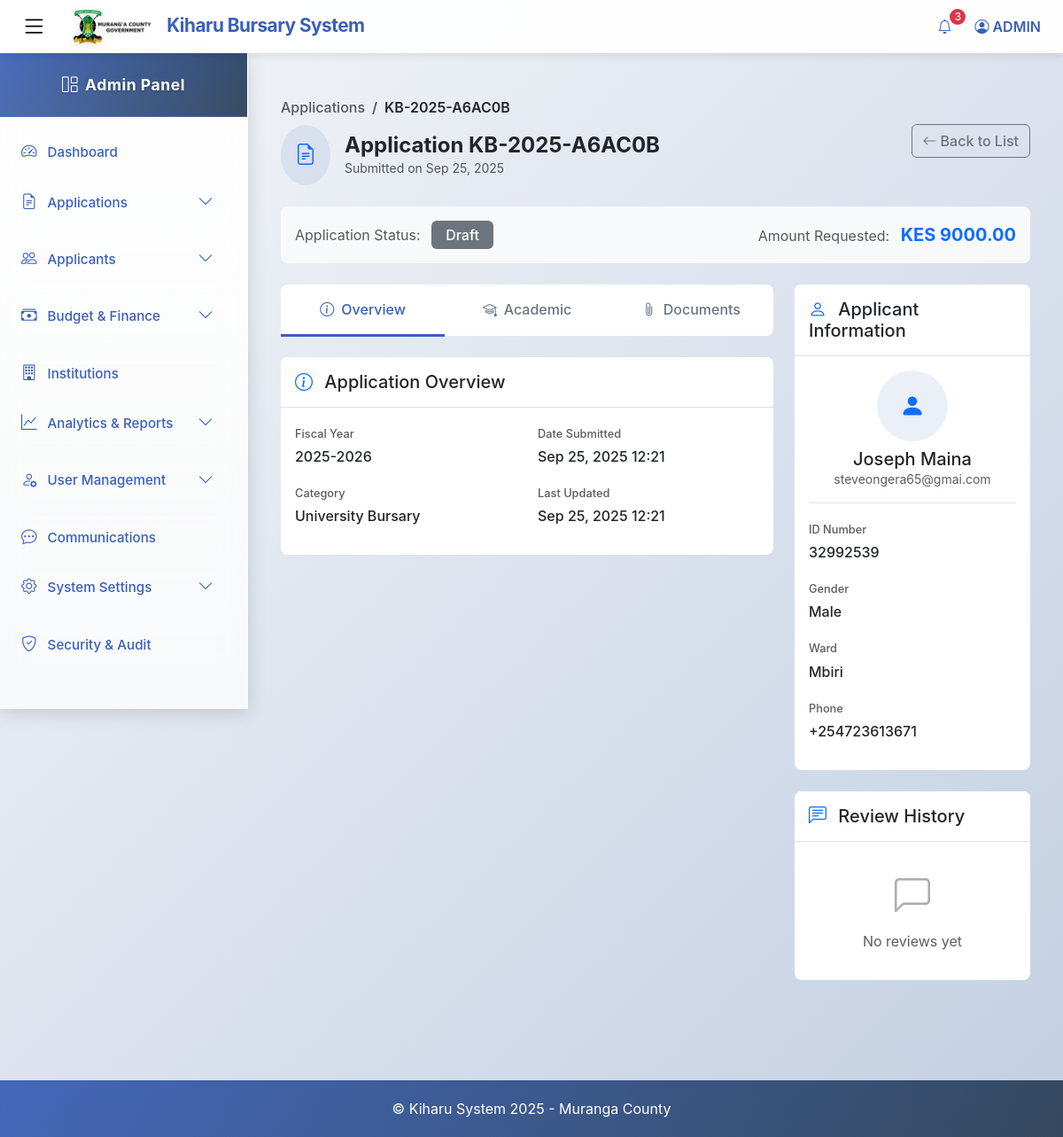
The page /applications/224/ (signed in) on the database as committed earlier.
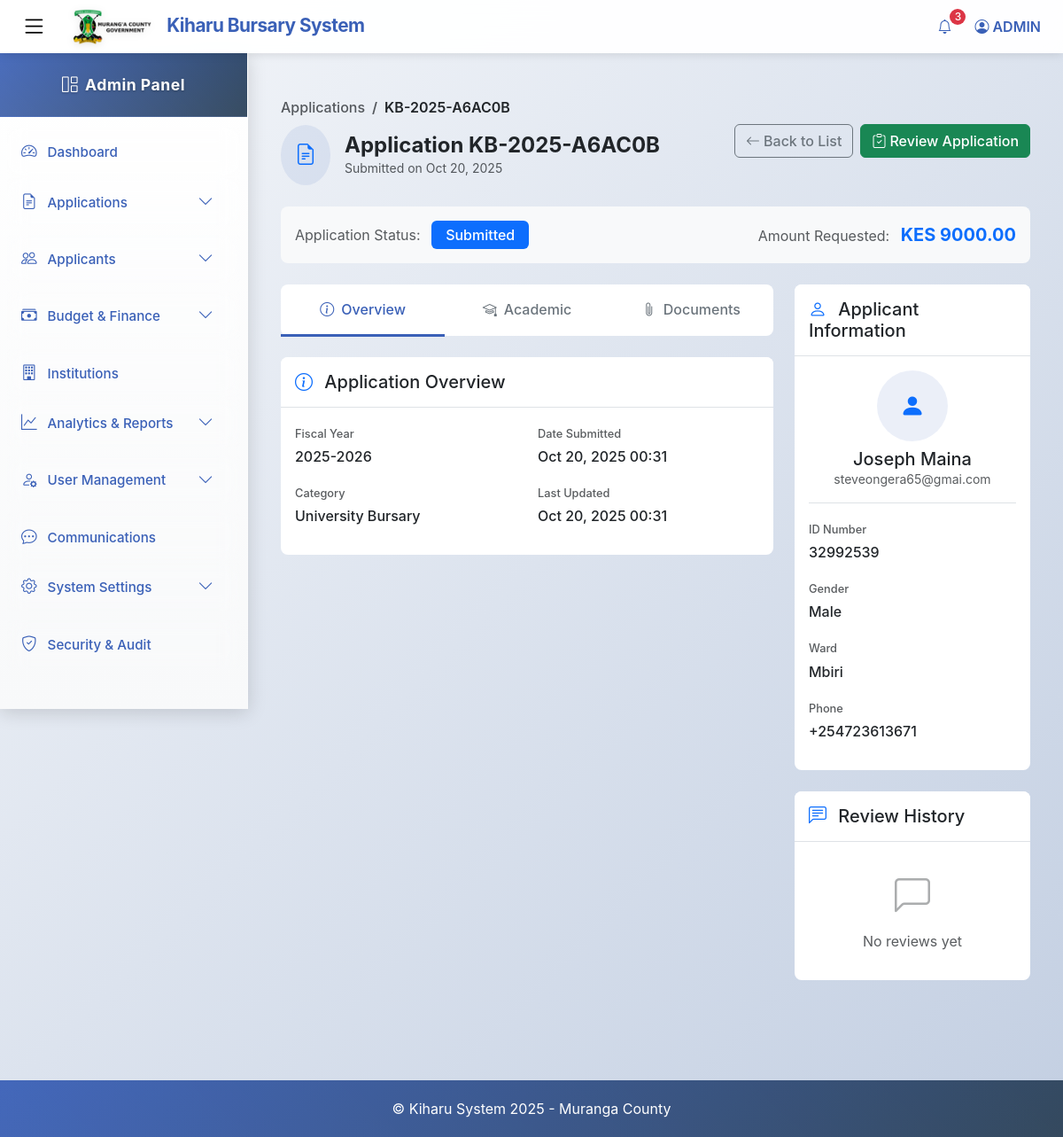
The same page on the database as committed later.
### kiharu_system/models.py (models this page shows, shortened)
class Application(models.Model):
    APPLICATION_STATUS = (
        ('draft', 'Draft'),
        ('submitted', 'Submitted'),
        ('under_review', 'Under Review'),
        ('approved', 'Approved'),
        ('rejected', 'Rejected'),
        ('disbursed', 'Disbursed'),
    )
    application_number = models.CharField(max_length=20, unique=True, editable=False)
    applicant = models.ForeignKey(Applicant, on_delete=models.CASCADE, related_name='applications')
    fiscal_year = models.ForeignKey(FiscalYear, on_delete=models.CASCADE)
    bursary_category = models.ForeignKey(BursaryCategory, on_delete=models.CASCADE)
    institution = models.ForeignKey(Institution, on_delete=models.CASCADE)
    status = models.CharField(max_length=20, choices=APPLICATION_STATUS, default='draft')
    admission_number = models.CharField(max_length=100)
    year_of_study = models.PositiveIntegerField()
    course_name = models.CharField(max_length=200, blank=True, null=True)  # For college/university
    expected_completion_date = models.DateField()
    total_fees_payable = models.DecimalField(max_digits=10, decimal_places=2)
    fees_paid = models.DecimalField(max_digits=10, decimal_places=2)
    fees_balance = models.DecimalField(max_digits=10, decimal_places=2)
    amount_requested = models.DecimalField(max_digits=10, decimal_places=2)
    other_bursaries = models.BooleanField(default=False)
    other_bursaries_amount = models.DecimalField(max_digits=10, decimal_places=2, default=0)
    other_bursaries_source = models.CharField(max_length=200, blank=True, null=True)
    is_orphan = models.BooleanField(default=False)
    is_disabled = models.BooleanField(default=False)
    has_chronic_illness = models.BooleanField(default=False)
    chronic_illness_description = models.TextField(blank=True, null=True)
    date_submitted = models.DateTimeField(auto_now_add=True)
    last_updated = models.DateTimeField(auto_now=True)
    previous_allocation = models.BooleanField(default=False)
    previous_allocation_year = models.CharField(max_length=20, blank=True, null=True)
    previous_allocation_amount = models.DecimalField(max_digits=10, decimal_places=2, default=0)

class FiscalYear(models.Model):
    name = models.CharField(max_length=20)  # e.g., "2024-2025"
    start_date = models.DateField()
    end_date = models.DateField()
    total_allocation = models.DecimalField(max_digits=12, decimal_places=2)
    is_active = models.BooleanField(default=False)

class BursaryCategory(models.Model):
    CATEGORY_TYPES = (
        ('highschool', 'High School'),
        ('special_school', 'Special School'),
        ('college', 'College'),
        ('university', 'University'),
    )
    name = models.CharField(max_length=100)
    category_type = models.CharField(max_length=20, choices=CATEGORY_TYPES)
    fiscal_year = models.ForeignKey(FiscalYear, on_delete=models.CASCADE, related_name='categories')
    allocation_amount = models.DecimalField(max_digits=12, decimal_places=2)
    max_amount_per_applicant = models.DecimalField(max_digits=10, decimal_places=2)

class Applicant(models.Model):
    GENDER_CHOICES = (
        ('M', 'Male'),
        ('F', 'Female'),
    )
    user = models.OneToOneField(User, on_delete=models.CASCADE, related_name='applicant_profile')
    gender = models.CharField(max_length=1, choices=GENDER_CHOICES)
    date_of_birth = models.DateField()
    id_number = models.CharField(max_length=20, unique=True)
    ward = models.ForeignKey(Ward, on_delete=models.SET_NULL, null=True, related_name='residents')
    location = models.ForeignKey(Location, on_delete=models.SET_NULL, null=True)
    sublocation = models.ForeignKey(SubLocation, on_delete=models.SET_NULL, null=True)
    village = models.ForeignKey(Village, on_delete=models.SET_NULL, null=True)
    physical_address = models.TextField()
    postal_address = models.CharField(max_length=100, blank=True, null=True)
    special_needs = models.BooleanField(default=False)
    special_needs_description = models.TextField(blank=True, null=True)
    profile_picture = models.ImageField(upload_to='profile_pics/', default='profile_pics/default.png', blank=True,null=True)

class User(AbstractUser):
    USER_TYPES = (
        ('applicant', 'Applicant'),
        ('admin', 'Administrator'),
        ('reviewer', 'Application Reviewer'),
        ('finance', 'Finance Officer'),
    )
    user_type = models.CharField(max_length=20, choices=USER_TYPES, default='applicant')
    id_number = models.CharField(max_length=20, unique=True, null=True, blank=True)
    phone_regex = RegexValidator(
        regex=r'^\+254\d{9}$',
        message="Phone number must be entered in the format: '+254XXXXXXXXX'. Exactly 12 digits including country code."
    )
    phone_number = models.CharField(validators=[phone_regex], max_length=17, blank=True)

class Ward(models.Model):
    name = models.CharField(max_length=100)
    description = models.TextField(blank=True, null=True)

### kiharu_system/views.py (the view)
# urls.py: path('applications/<int:application_id>/', views.application_detail, name='application_detail'),
@login_required
@user_passes_test(is_reviewer)
def application_detail(request, application_id):
    application = get_object_or_404(Application, id=application_id)
    reviews = Review.objects.filter(application=application).order_by('-review_date')
    documents = Document.objects.filter(application=application)
    context = {
        'application': application,
        'reviews': reviews,
        'documents': documents,
    }
    return render(request, 'admin/application_detail.html', context)

### kiharu_system/views.py (called while the page is built)
def is_reviewer(user):
    return user.user_type in ['admin', 'reviewer']

### templates/admin/application_detail.html (shortened to what the changed rows need)
{% extends 'admin_base.html' %}
{% load static %}
{% block content %}
<div class="container-fluid py-4">
    <div class="d-flex justify-content-between align-items-center mb-4">
        <div>
            <nav aria-label="breadcrumb" class="mb-2">
                <ol class="breadcrumb">
                    <li class="breadcrumb-item"><a href="{% url 'application_list' %}" class="text-decoration-none text-muted">Applications</a></li>
                    <li class="breadcrumb-item active text-dark fw-semibold" aria-current="page">{{ application.application_number }}</li>
                </ol>
            </nav>
            <div class="d-flex align-items-center">
                <div>
                    <h2 class="h4 mb-0 fw-bold text-dark">Application {{ application.application_number }}</h2>
                    <p class="text-muted small mb-0">Submitted on {{ application.date_submitted|date:"M d, Y" }}</p>
                </div>
            </div>
        </div>
        <div class="d-flex gap-2">
            <a href="{% url 'application_list' %}" class="btn btn-outline-secondary">
                <i class="bi bi-arrow-left me-1"></i>Back to List
            </a>
            {% if application.status == 'submitted' or application.status == 'under_review' %}
            <a href="{% url 'application_review' application.id %}" class="btn btn-success">
                <i class="bi bi-clipboard-check me-1"></i>Review Application
            </a>
            {% endif %}
        </div>
    </div>
    <div class="row mb-4">
        <div class="col-12">
            <div class="card border-0 bg-light">
                <div class="card-body py-3">
                    <div class="d-flex justify-content-between align-items-center">
                        <div>
                            <span class="text-muted me-2">Application Status:</span>
                            {% if application.status == 'draft' %}
                                <span class="badge bg-secondary fs-6 py-2 px-3">Draft</span>
                            {% elif application.status == 'submitted' %}
                                <span class="badge bg-primary fs-6 py-2 px-3">Submitted</span>
                            {% elif application.status == 'under_review' %}
                                <span class="badge bg-warning text-dark fs-6 py-2 px-3">Under Review</span>
                            {% elif application.status == 'approved' %}
                                <span class="badge bg-success fs-6 py-2 px-3">Approved</span>
                            {% elif application.status == 'rejected' %}
                                <span class="badge bg-danger fs-6 py-2 px-3">Rejected</span>
                            {% elif application.status == 'disbursed' %}
                                <span class="badge bg-info fs-6 py-2 px-3">Disbursed</span>
                            {% endif %}
                        </div>
                        <div class="text-end">
                            <span class="text-muted me-2">Amount Requested:</span>
                            <span class="fw-bold text-primary fs-5">KES {{ application.amount_requested|floatformat:2 }}</span>
                        </div>
                    </div>
                </div>
            </div>
        </div>
    </div>
    <div class="row">
        <div class="col-lg-8">
            <div class="tab-content" id="applicationTabsContent">
                <div class="tab-pane fade show active" id="overview" role="tabpanel">
                    <div class="card border-0 shadow-sm mb-4">
                        <div class="card-body">
                            <div class="row">
                                <div class="col-md-6">
                                    <div class="mb-3">
                                        <label class="form-label text-muted small mb-1">Fiscal Year</label>
                                        <p class="mb-0 fw-medium">{{ application.fiscal_year.name }}</p>
                                    </div>
                                    <div class="mb-3">
                                        <label class="form-label text-muted small mb-1">Category</label>
                                        <p class="mb-0 fw-medium">{{ application.bursary_category.name }}</p>
                                    </div>
                                </div>
                                <div class="col-md-6">
                                    <div class="mb-3">
                                        <label class="form-label text-muted small mb-1">Date Submitted</label>
                                        <p class="mb-0 fw-medium">{{ application.date_submitted|date:"M d, Y H:i" }}</p>
                                    </div>
                                    <div class="mb-3">
                                        <label class="form-label text-muted small mb-1">Last Updated</label>
                                        <p class="mb-0 fw-medium">{{ application.last_updated|date:"M d, Y H:i" }}</p>
                                    </div>
                                </div>
                            </div>
                        </div>
                    </div>
                </div>
            </div>
        </div>
        <div class="col-lg-4">
            <div class="card border-0 shadow-sm mb-4">
                <div class="card-body">
                    <div class="text-center mb-3">
                        <div class="bg-primary bg-opacity-10 rounded-circle d-inline-flex align-items-center justify-content-center" style="width: 80px; height: 80px;">
                            <i class="bi bi-person-fill text-primary fs-3"></i>
                        </div>
                        <h5 class="mt-2 mb-0">{{ application.applicant.user.first_name }} {{ application.applicant.user.last_name }}</h5>
                        <p class="text-muted small">{{ application.applicant.user.email }}</p>
                    </div>
                    <div class="border-top pt-3">
                        <div class="mb-3">
                            <label class="form-label text-muted small mb-1">ID Number</label>
                            <p class="mb-0 fw-medium">{{ application.applicant.id_number }}</p>
                        </div>
                        <div class="mb-3">
                            <label class="form-label text-muted small mb-1">Gender</label>
                            <p class="mb-0 fw-medium">{{ application.applicant.get_gender_display }}</p>
                        </div>
                        <div class="mb-3">
                            <label class="form-label text-muted small mb-1">Ward</label>
                            <p class="mb-0 fw-medium">{{ application.applicant.ward.name }}</p>
                        </div>
                        <div class="mb-3">
                            <label class="form-label text-muted small mb-1">Phone</label>
                            <p class="mb-0 fw-medium">{{ application.applicant.user.phone_number }}</p>
                        </div>
                    </div>
                </div>
            </div>
        </div>
    </div>
</div>
<link href="https://cdnjs.cloudflare.com/ajax/libs/photoswipe/4.1.3/photoswipe.min.css" rel="stylesheet">
<link href="https://cdnjs.cloudflare.com/ajax/libs/photoswipe/4.1.3/default-skin/default-skin.min.css" rel="stylesheet">
{% endblock %}

Rows that differ between the two databases and show on the page:
changed Application "Joseph": date_submitted "Sep 25, 2025" → "Oct 20, 2025"; status "draft" → "submitted" (drawn); date_submitted "Sep 25, 2025 12:21" → "Oct 20, 2025 00:31"; last_updated "Sep 25, 2025 12:21" → "Oct 20, 2025 00:31"
Other text that changed with them:
text no longer shown: "Draft"
text now shown: "Review Application Submitted"
